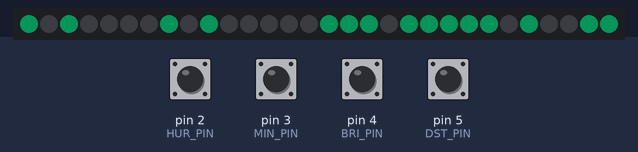
Simulated run of this sketch. Board: Arduino Uno, built with avr-gcc and run on an emulated ATmega328P. On the bench: 30 RGB LEDs in strip order, left to right. The test bench sets the inputs (shaded band); at power-on: pin 2 (HUR_PIN), pin 3 (MIN_PIN), pin 4 (BRI_PIN), pin 5 (DST_PIN) HIGH. Dim RGB values are drawn brighter than linear; colours are those a GRB WS2812 strip shows for the declared byte order; the local clock reads 2024-03-15 10:24:30 at power-on unless the sketch sets it; random numbers use the default seed unless the sketch sets one; what the sketch prints to the serial monitor is not drawn.

Above: at 1.5 s.
1.6 s: pin 3 (MIN_PIN) pulled LOW for 0.15 s
At 2.25 s:
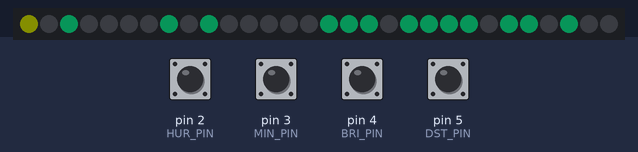
2.3 s: pin 2 (HUR_PIN) pulled LOW for 1 s
At 3.2 s:
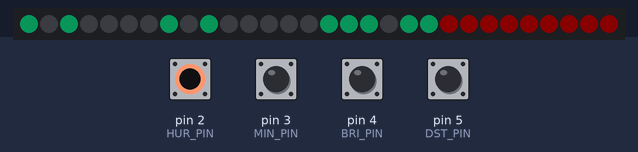
4.8 s: pin 3 (MIN_PIN) pulled LOW for 1 s
At 8.6 s:
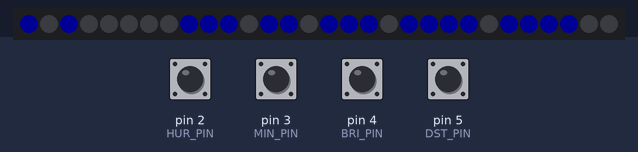
8.8 s: pin 3 (MIN_PIN) pulled LOW for 0.15 s
At 9.45 s:
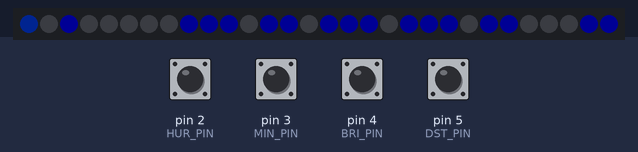
9.5 s: pin 5 (DST_PIN) pulled LOW for 1 s
At 11.8 s:
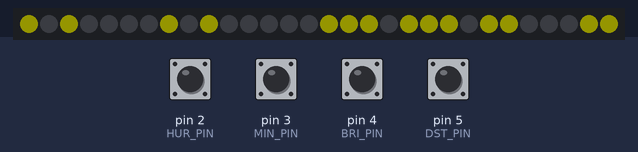
12.5 s: pin 3 (MIN_PIN) pulled LOW for 0.15 s
At 13.15 s:
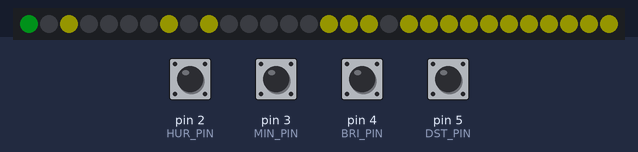
Timing chart, 0 to 15.5 s (numbered marks = the images above; inputs shaded):
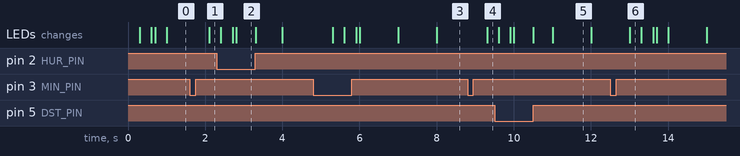

The sketch:

code.ino
```cpp
//EDISON SCIENCE CORNER
//EDISON SCIENCE CORNER

#include <DS3232RTC.h>
#include <TimeLib.h>
#include <Wire.h>
#include <FastLED.h>

DS3232RTC myRTC(false);

#define NUM_LEDS 30
#define COLOR_ORDER RGB  // Define color order for your strip
#define LED_PIN 6 // Data pin for led comunication
#define DST_PIN 5  // Define DST adjust button pin
#define MIN_PIN 3  // Define Minutes adjust button pin

#define HUR_PIN 2  // Define Hours adjust button pin
#define BRI_PIN 4 // Define Light sensor pin

CRGB leds[NUM_LEDS];
byte digits[12][7] = {
  {1,0,1,1,1,1,1},
  {1,0,1,0,0,0,0},
  {0,1,1,1,0,1,1},
  {1,1,1,1,0,0,1},
  {1,1,1,0,1,0,0},
  {1,1,0,1,1,0,1},
  {1,1,0,1,1,1,1},
  {1,0,1,1,0,0,0},
  {1,1,1,1,1,1,1},
  {1,1,1,1,1,0,0},
  {0,0,0,1,1,1,1},
  {0,1,1,1,1,0,0}};


bool Dot = true;  //Dot state
bool DST = true; //DST state// false to true
bool TempShow = false;
int last_digit = 0;

// int ledColor = 0x0000FF; // Color used (in hex)
long ledColor = CRGB::DarkOrchid; // Color used (in hex)
//long ledColor = CRGB::MediumVioletRed;
//Random colors i picked up
long ColorTable[21] = {
  CRGB::Amethyst,  //white
  CRGB::Aqua,    //pink
  CRGB::Blue,     //Blue
  CRGB::Chartreuse,// Gold
  CRGB::DarkGreen, //Red
  CRGB::DarkMagenta,//Aqua
  CRGB::DarkOrange,  // yellow green
  CRGB::DeepPink,  //Aqua
  CRGB::Fuchsia,  //Sea blue
  CRGB::Gold,    //Gold
  CRGB::GreenYellow,//off white
  CRGB::LightCoral,//white
  CRGB::Tomato,//white
  CRGB::Salmon,//Pure white
  CRGB::Red,// Drak Green
  CRGB::Orchid,//blue white
  CRGB::Sienna,//yellow white
  CRGB::Purple,// aqua
  CRGB::DarkOrange,//yellow green
  CRGB::FloralWhite,//white
  CRGB::Yellow  //yellow
};


void setup(){
  Serial.begin(9600);
  Wire.begin();
  myRTC.begin();
  FastLED.addLeds<WS2812B, LED_PIN, COLOR_ORDER>(leds, NUM_LEDS);
  FastLED.setBrightness(75); // Set initial brightness
  pinMode(DST_PIN, INPUT_PULLUP); // Define DST adjust button pin
  pinMode(MIN_PIN, INPUT_PULLUP); // Define Minutes adjust button pin
  pinMode(HUR_PIN, INPUT_PULLUP); // Define Hours adjust button pin
  pinMode(BRI_PIN, INPUT_PULLUP); // Define bright adjust
  TempShow = false; // do not show temperature
}

// Get time in a single number, if hours will be a single digit then time will be displayed 155 instead of 0155
int GetTime(){
  tmElements_t Now;
  myRTC.read(Now);
  int hour=Now.Hour;
  int minute=Now.Minute;
  int second =Now.Second;
  if (second % 2==0)
   {Dot = false;}
    else {Dot = true;};

  // Apply DST adjust before 12-hour conversion
  if (DST){
    hour = (hour + 1) % 24;
  };

  if (hour >= 12) {
    hour -= 12;
  }
  if (hour == 0) {
    hour = 12;
  }
  return (hour*100+minute);
};

 // Check Light sensor and set brightness accordingly
void BrightnessCheck(){
  const byte sensorPin = BRI_PIN; // light sensor pin
  const byte brightnessLow = 20; // Low brightness value
  const byte brightnessHigh = 75; // High brightness value
  int sensorValue = digitalRead(sensorPin); // Read sensor
  if (sensorValue == 0) {FastLED.setBrightness(brightnessHigh);}
  else {FastLED.setBrightness(brightnessLow);}
  };
// Convert time to array needed for display
void TimeToArray(){
  int Now = GetTime();  // Get time

  int cursor = 30; // last led number

  // Serial.print("Time is: ");Serial.println(Now);
  // DST is now handled in GetTime()
  if (Dot){leds[28]=ledColor;
           leds[29]=ledColor;}
   else  {leds[28]=0x000000;
           leds[29]=0x000000;
    };

  for(int i=1;i<=4;i++){
    int digit = Now % 10; // get last digit in time
    if (i==1){
    //  Serial.print("Digit 4 is : ");Serial.print(digit);Serial.print(" ");

      cursor = 21;

      for(int k=0; k<=6;k++){
        // Serial.print(digits[digit][k]);
        if (digits[digit][k]== 1){leds[cursor]=ledColor;}
         else if (digits[digit][k]==0){leds[cursor]=0x000000;};
         cursor ++;
        };
      // Serial.println();

      if (digit != last_digit)
      {
        cylon();
        ledColor =  ColorTable[random(21)];
      }
      last_digit = digit;

      }
    else if (i==2){
      // Serial.print("Digit 3 is : ");Serial.print(digit);Serial.print(" ");

      cursor =14;

      for(int k=0; k<=6;k++){
        // Serial.print(digits[digit][k]);
        if (digits[digit][k]== 1){leds[cursor]=ledColor;}
         else if (digits[digit][k]==0){leds[cursor]=0x000000;};
         cursor ++;
        };
      // Serial.println();
      }
     else if (i==3){
      // Serial.print("Digit 2 is : ");Serial.print(digit);Serial.print(" ");
      cursor =7;
      for(int k=0; k<=6;k++){
        // Serial.print(digits[digit][k]);
        if (digits[digit][k]== 1){leds[cursor]=ledColor;}
         else if (digits[digit][k]==0){leds[cursor]=0x000000;};
         cursor ++;
        };
      // Serial.println();
      }
    else if (i==4){
      // Serial.print("Digit 1 is : ");Serial.print(digit);Serial.print(" ");
      cursor =0;
      if(digit !=0){
         for(int k=0; k<=6;k++){
        // Serial.print(digits[digit][k]);
        if (digits[digit][k]== 1){leds[cursor]=ledColor;}
         else if (digits[digit][k]==0){leds[cursor]=0x000000;};
         cursor ++;
        };
      }
      if(digit ==0){
      for(int k=0; k<7;k++){
        leds[k]=0x000000;
        };

      // Serial.println();
      }
    }
     Now /= 10;
  };
};

// Convert temp to array needed for display
void TempToArray(){
  tmElements_t tm;
  myRTC.read(tm);

  if (tm.Second != 27) {
    TempShow = false;
    return;
  }
  TempShow = true;
  int t = myRTC.temperature();
  int celsius = t * 25; // Equivalent to (t / 4.0) * 100 using integer math
  bool isNegative = (celsius < 0);
  celsius = abs(celsius);

  Serial.print("Temp is: ");Serial.println(celsius);

  int cursor = 30; // last led number

  leds[28]=0x000000;
  leds[29]=0x000000;

  for(int i=1;i<=4;i++){
    int digit = celsius % 10; // get last digit in temp
    if (i==1){
      Serial.print("Digit 4 is : ");Serial.print(digit);Serial.print(" ");

      cursor = 21;

      for(int k=0; k<=6;k++){
        Serial.print(digits[10][k]);
        if (digits[10][k]== 1){leds[cursor]=ledColor;}
         else if (digits[10][k]==0){leds[cursor]=0x000000;};
         cursor ++;
        };
      Serial.println();
    }
    else if (i==2){
      Serial.print("Digit 3 is : ");Serial.print(digit);Serial.print(" ");

      cursor =14;

      for(int k=0; k<=6;k++){
        Serial.print(digits[11][k]);
        if (digits[11][k]== 1){leds[cursor]=ledColor;}
         else if (digits[11][k]==0){leds[cursor]=0x000000;};
         cursor ++;
        };
      Serial.println();
      }
    else if (i==3){
      Serial.print("Digit 2 is : ");Serial.print(digit);Serial.print(" ");
      cursor =7;
      for(int k=0; k<=6;k++){
        Serial.print(digits[digit][k]);
        if (digits[digit][k]== 1){leds[cursor]=ledColor;}
         else if (digits[digit][k]==0){leds[cursor]=0x000000;};
         cursor ++;
        };
      Serial.println();
      }
    else if (i==4){
      Serial.print("Digit 1 is : ");Serial.print(digit);Serial.print(" ");
      cursor =0;
      if (isNegative) {
        // Display minus sign (only segment G / index 1 is ON)
        for(int k=0; k<=6; k++){
          if (k == 1) { leds[cursor] = ledColor; }
          else { leds[cursor] = 0x000000; }
          cursor++;
        }
      } else {
        // Normal leading zero blanking
        if(digit != 0){
          for(int k=0; k<=6;k++){
            if (digits[digit][k]== 1){leds[cursor]=ledColor;}
             else if (digits[digit][k]==0){leds[cursor]=0x000000;};
             cursor ++;
            };
        }
        else if(digit ==0){
          for(int k=0; k<7;k++){
            leds[k]=0x000000;
          };
          Serial.println();
        }
      }
    }
    celsius /= 10;
  };
};


void DSTcheck(){
   int buttonDST = digitalRead(DST_PIN);
   // Serial.print("DST is: ");Serial.println(DST);
   if (buttonDST == LOW){
    if (DST){
      DST=false;
      // Serial.print("Switching DST to: ");Serial.println(DST);
      }
      else if (!DST){
        DST=true;
        // Serial.print("Switching DST to: ");Serial.println(DST);
      };
   delay(500);
   };
  }

void TimeAdjust(){
  int buttonH = digitalRead(HUR_PIN);
  int buttonM = digitalRead(MIN_PIN);
  if (buttonH == LOW || buttonM == LOW){
    delay(500);
    tmElements_t Now;
    myRTC.read(Now);
    int hour=Now.Hour;
    int minutes=Now.Minute;
    int second =Now.Second;
      if (buttonH == LOW){
        if (Now.Hour== 23){Now.Hour=0;}
          else {Now.Hour += 1;};
        }else {
          if (Now.Minute== 59){Now.Minute=0;}
          else {Now.Minute += 1;};
         // if (Now.Hour > 12){Now.Hour = Now.Hour -12;}  // 24 to 12 hr
         // else {Now.Hour = Now.Hour ;};
          };
    myRTC.write(Now);
    }
  }

/* coool effect function*/
void fadeall() { for(int i = 0; i < NUM_LEDS; i++) { leds[i].nscale8(250); } }


void cylon () {
  static uint8_t hue = 0;
  Serial.print("x");
  // First slide the led in one direction
  for(int i = 0; i < NUM_LEDS; i++) {
    // Set the i'th led to red
    leds[i] = CHSV(hue++, 255, 255);
    // Show the leds
    FastLED.show();
    // now that we've shown the leds, reset the i'th led to black
    // leds[i] = CRGB::Black;
    fadeall();
    // Wait a little bit before we loop around and do it again
    delay(10);
  }
  Serial.print("x");

  // Now go in the other direction.
  for(int i = (NUM_LEDS)-1; i >= 0; i--) {
    // Set the i'th led to red
    leds[i] = CHSV(hue++, 255, 255);
    // Show the leds
    FastLED.show();
    // now that we've shown the leds, reset the i'th led to black
    // leds[i] = CRGB::Black;
    fadeall();
    // Wait a little bit before we loop around and do it again
    delay(10);
  }
}

void loop()  // Main loop
{
  BrightnessCheck(); // Check brightness
  DSTcheck(); // Check DST
  TimeAdjust(); // Check to se if time is geting modified
  TimeToArray(); // Get leds array with required configuration
  TempToArray();
  FastLED.show(); // Display leds array
  if (TempShow == true)
  delay (8000);

}
```
